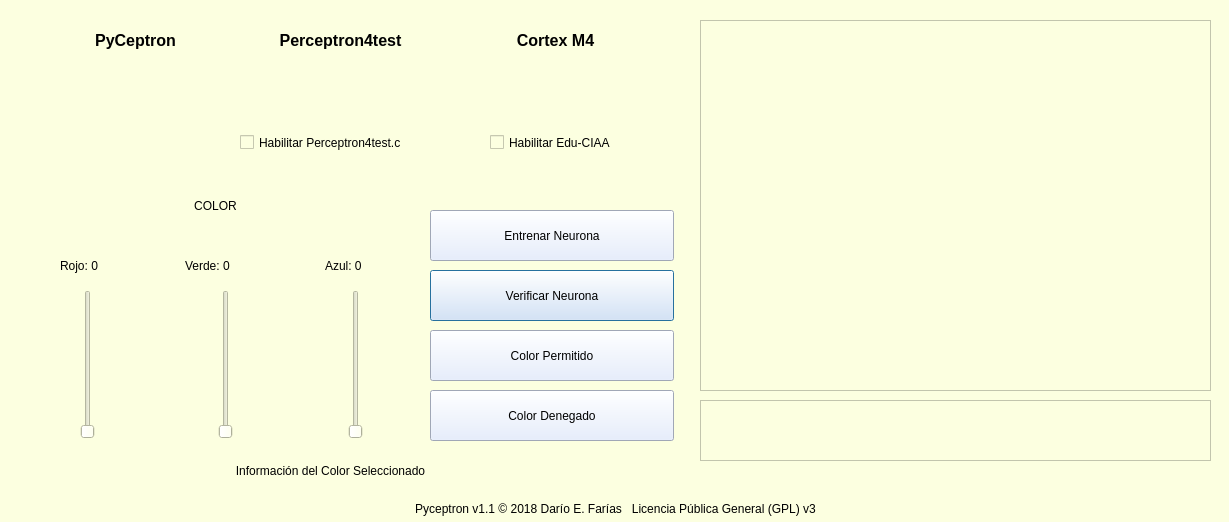
<?xml version="1.0" encoding="UTF-8"?>
<ui version="4.0">
 <class>Dialog</class>
 <widget class="QDialog" name="Dialog">
  <property name="geometry">
   <rect>
    <x>0</x>
    <y>0</y>
    <width>1229</width>
    <height>522</height>
   </rect>
  </property>
  <property name="windowTitle">
   <string>Pyceptron</string>
  </property>
  <property name="styleSheet">
   <string notr="true">background-color: rgb(252, 255, 224);</string>
  </property>
  <widget class="QLabel" name="label_6">
   <property name="geometry">
    <rect>
     <x>10</x>
     <y>498</y>
     <width>1211</width>
     <height>21</height>
    </rect>
   </property>
   <property name="text">
    <string>Pyceptron v1.1 © 2018 Darío E. Farías &lt;defarias@gmail.com&gt;  Licencia Pública General (GPL) v3</string>
   </property>
   <property name="alignment">
    <set>Qt::AlignCenter</set>
   </property>
  </widget>
  <widget class="QSlider" name="verticalSlider_3">
   <property name="geometry">
    <rect>
     <x>340</x>
     <y>290</y>
     <width>31</width>
     <height>149</height>
    </rect>
   </property>
   <property name="maximum">
    <number>255</number>
   </property>
   <property name="orientation">
    <enum>Qt::Vertical</enum>
   </property>
  </widget>
  <widget class="QLabel" name="label_2">
   <property name="geometry">
    <rect>
     <x>30</x>
     <y>180</y>
     <width>371</width>
     <height>51</height>
    </rect>
   </property>
   <property name="text">
    <string>COLOR</string>
   </property>
   <property name="alignment">
    <set>Qt::AlignCenter</set>
   </property>
  </widget>
  <widget class="QSlider" name="verticalSlider_2">
   <property name="geometry">
    <rect>
     <x>210</x>
     <y>290</y>
     <width>31</width>
     <height>149</height>
    </rect>
   </property>
   <property name="maximum">
    <number>255</number>
   </property>
   <property name="orientation">
    <enum>Qt::Vertical</enum>
   </property>
  </widget>
  <widget class="QLabel" name="label">
   <property name="geometry">
    <rect>
     <x>30</x>
     <y>450</y>
     <width>601</width>
     <height>41</height>
    </rect>
   </property>
   <property name="text">
    <string>Información del Color Seleccionado</string>
   </property>
   <property name="alignment">
    <set>Qt::AlignCenter</set>
   </property>
  </widget>
  <widget class="QLabel" name="label_3">
   <property name="geometry">
    <rect>
     <x>60</x>
     <y>250</y>
     <width>71</width>
     <height>31</height>
    </rect>
   </property>
   <property name="text">
    <string>Rojo: 0</string>
   </property>
  </widget>
  <widget class="QPushButton" name="pushButton">
   <property name="geometry">
    <rect>
     <x>430</x>
     <y>270</y>
     <width>244</width>
     <height>51</height>
    </rect>
   </property>
   <property name="styleSheet">
    <string notr="true">background-color: rgb(224, 234, 255);</string>
   </property>
   <property name="text">
    <string>Verificar Neurona</string>
   </property>
  </widget>
  <widget class="QLabel" name="label_5">
   <property name="geometry">
    <rect>
     <x>325</x>
     <y>250</y>
     <width>71</width>
     <height>31</height>
    </rect>
   </property>
   <property name="text">
    <string>Azul: 0</string>
   </property>
  </widget>
  <widget class="QLabel" name="label_4">
   <property name="geometry">
    <rect>
     <x>185</x>
     <y>250</y>
     <width>81</width>
     <height>31</height>
    </rect>
   </property>
   <property name="text">
    <string>Verde: 0</string>
   </property>
  </widget>
  <widget class="QSlider" name="verticalSlider">
   <property name="geometry">
    <rect>
     <x>80</x>
     <y>290</y>
     <width>16</width>
     <height>149</height>
    </rect>
   </property>
   <property name="maximum">
    <number>255</number>
   </property>
   <property name="orientation">
    <enum>Qt::Vertical</enum>
   </property>
  </widget>
  <widget class="QLabel" name="label_7">
   <property name="geometry">
    <rect>
     <x>450</x>
     <y>60</y>
     <width>221</width>
     <height>51</height>
    </rect>
   </property>
   <property name="font">
    <font>
     <pointsize>12</pointsize>
     <italic>true</italic>
    </font>
   </property>
   <property name="text">
    <string/>
   </property>
   <property name="alignment">
    <set>Qt::AlignCenter</set>
   </property>
  </widget>
  <widget class="PlotWidget" name="graphicsView">
   <property name="geometry">
    <rect>
     <x>700</x>
     <y>20</y>
     <width>511</width>
     <height>371</height>
    </rect>
   </property>
  </widget>
  <widget class="QPushButton" name="pushButton_2">
   <property name="geometry">
    <rect>
     <x>430</x>
     <y>210</y>
     <width>244</width>
     <height>51</height>
    </rect>
   </property>
   <property name="styleSheet">
    <string notr="true">background-color: rgb(224, 234, 255);</string>
   </property>
   <property name="text">
    <string>Entrenar Neurona</string>
   </property>
  </widget>
  <widget class="QPushButton" name="pushButton_3">
   <property name="geometry">
    <rect>
     <x>430</x>
     <y>330</y>
     <width>244</width>
     <height>51</height>
    </rect>
   </property>
   <property name="styleSheet">
    <string notr="true">background-color: rgb(224, 234, 255);</string>
   </property>
   <property name="text">
    <string>Color Permitido</string>
   </property>
  </widget>
  <widget class="QPushButton" name="pushButton_4">
   <property name="geometry">
    <rect>
     <x>430</x>
     <y>390</y>
     <width>244</width>
     <height>51</height>
    </rect>
   </property>
   <property name="styleSheet">
    <string notr="true">background-color: rgb(224, 234, 255);</string>
   </property>
   <property name="text">
    <string>Color Denegado</string>
   </property>
  </widget>
  <widget class="QTextBrowser" name="textBrowser">
   <property name="geometry">
    <rect>
     <x>700</x>
     <y>400</y>
     <width>511</width>
     <height>61</height>
    </rect>
   </property>
  </widget>
  <widget class="QLabel" name="label_8">
   <property name="geometry">
    <rect>
     <x>240</x>
     <y>60</y>
     <width>211</width>
     <height>51</height>
    </rect>
   </property>
   <property name="font">
    <font>
     <pointsize>12</pointsize>
     <italic>true</italic>
    </font>
   </property>
   <property name="text">
    <string/>
   </property>
   <property name="alignment">
    <set>Qt::AlignCenter</set>
   </property>
  </widget>
  <widget class="QLabel" name="label_9">
   <property name="geometry">
    <rect>
     <x>30</x>
     <y>60</y>
     <width>211</width>
     <height>51</height>
    </rect>
   </property>
   <property name="font">
    <font>
     <pointsize>12</pointsize>
     <italic>true</italic>
    </font>
   </property>
   <property name="styleSheet">
    <string notr="true"/>
   </property>
   <property name="text">
    <string/>
   </property>
   <property name="alignment">
    <set>Qt::AlignCenter</set>
   </property>
  </widget>
  <widget class="QLabel" name="label_10">
   <property name="geometry">
    <rect>
     <x>80</x>
     <y>30</y>
     <width>111</width>
     <height>20</height>
    </rect>
   </property>
   <property name="font">
    <font>
     <pointsize>12</pointsize>
     <weight>75</weight>
     <bold>true</bold>
    </font>
   </property>
   <property name="text">
    <string>PyCeptron</string>
   </property>
   <property name="alignment">
    <set>Qt::AlignCenter</set>
   </property>
  </widget>
  <widget class="QLabel" name="label_11">
   <property name="geometry">
    <rect>
     <x>260</x>
     <y>30</y>
     <width>161</width>
     <height>21</height>
    </rect>
   </property>
   <property name="font">
    <font>
     <pointsize>12</pointsize>
     <weight>75</weight>
     <bold>true</bold>
    </font>
   </property>
   <property name="text">
    <string>Perceptron4test</string>
   </property>
   <property name="alignment">
    <set>Qt::AlignCenter</set>
   </property>
  </widget>
  <widget class="QLabel" name="label_12">
   <property name="geometry">
    <rect>
     <x>500</x>
     <y>30</y>
     <width>111</width>
     <height>20</height>
    </rect>
   </property>
   <property name="font">
    <font>
     <pointsize>12</pointsize>
     <weight>75</weight>
     <bold>true</bold>
    </font>
   </property>
   <property name="text">
    <string>Cortex M4</string>
   </property>
   <property name="alignment">
    <set>Qt::AlignCenter</set>
   </property>
  </widget>
  <widget class="QCheckBox" name="checkBox">
   <property name="geometry">
    <rect>
     <x>240</x>
     <y>130</y>
     <width>201</width>
     <height>25</height>
    </rect>
   </property>
   <property name="text">
    <string>Habilitar Perceptron4test.c</string>
   </property>
  </widget>
  <widget class="QCheckBox" name="checkBox_2">
   <property name="geometry">
    <rect>
     <x>490</x>
     <y>130</y>
     <width>151</width>
     <height>25</height>
    </rect>
   </property>
   <property name="text">
    <string>Habilitar Edu-CIAA</string>
   </property>
  </widget>
 </widget>
 <customwidgets>
  <customwidget>
   <class>PlotWidget</class>
   <extends>QGraphicsView</extends>
   <header>pyqtgraph.h</header>
  </customwidget>
 </customwidgets>
 <resources/>
 <connections/>
</ui>
